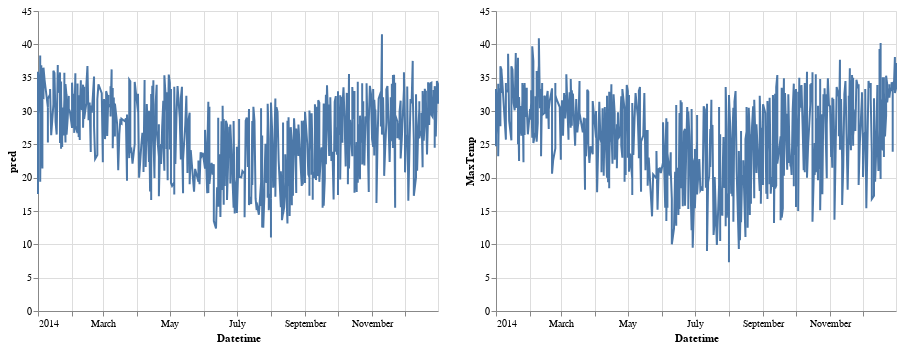

This figure's notebook cell:
### Code cell
c4 = alt.Chart(df_mini2).mark_line().encode(
    x= "Datetime",
    y= "MaxTemp", 
    tooltip=["Datetime"])
c3|c4

### Figure 1 — Vega-Lite specification as saved in the notebook (floating-point values rounded to 4 significant figures; data arrays with more than 128 entries replaced by an {"elided": "..."} marker saying what was removed)
{"config": {"view": {"continuousWidth": 400, "continuousHeight": 300}}, "hconcat": [{"mark": "line", "encoding": {"tooltip": [{"field": "Datetime", "type": "temporal"}], "x": {"field": "Datetime", "type": "temporal"}, "y": {"field": "pred", "type": "quantitative"}}}, {"mark": "line", "encoding": {"tooltip": [{"field": "Datetime", "type": "temporal"}], "x": {"field": "Datetime", "type": "temporal"}, "y": {"field": "MaxTemp", "type": "quantitative"}}}], "data": {"name": "data-8e414bb24bb128e60c19c4e199215dbc"}, "$schema": "https://vega.github.io/schema/vega-lite/v4.17.0.json", "datasets": {"data-8e414bb24bb128e60c19c4e199215dbc": {"elided": "593 records"}}}
